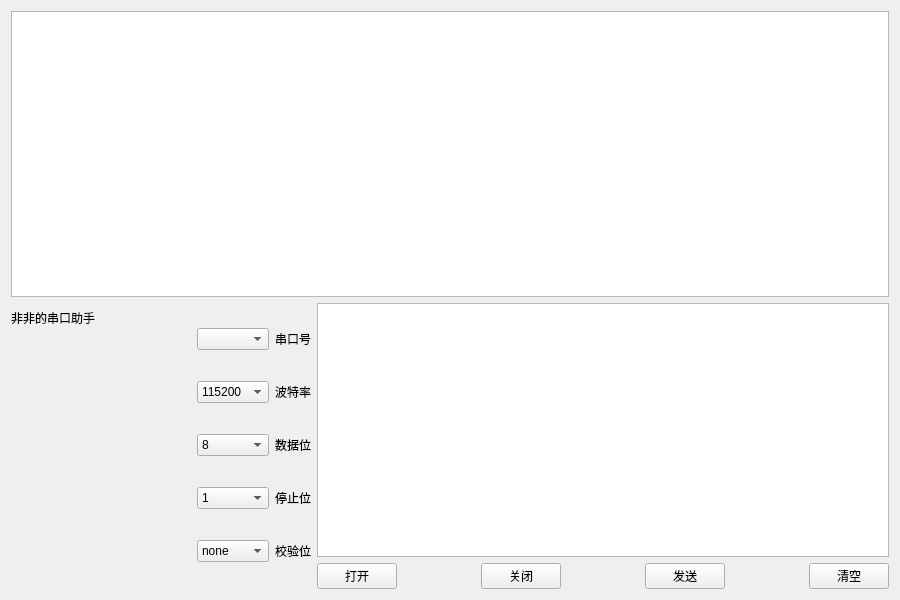
<?xml version="1.0" encoding="UTF-8"?>
<ui version="4.0">
 <class>MyWidget</class>
 <widget class="QWidget" name="MyWidget">
  <property name="geometry">
   <rect>
    <x>0</x>
    <y>0</y>
    <width>900</width>
    <height>600</height>
   </rect>
  </property>
  <property name="windowTitle">
   <string>MyWidget</string>
  </property>
  <layout class="QGridLayout" name="gridLayout_2">
   <item row="0" column="0">
    <widget class="QPlainTextEdit" name="recv_Edit">
     <property name="readOnly">
      <bool>true</bool>
     </property>
    </widget>
   </item>
   <item row="1" column="0">
    <layout class="QHBoxLayout" name="horizontalLayout">
     <item>
      <layout class="QVBoxLayout" name="verticalLayout_3">
       <item>
        <widget class="QLabel" name="label_7">
         <property name="text">
          <string>非非的串口助手</string>
         </property>
        </widget>
       </item>
       <item>
        <widget class="QLabel" name="label_6">
         <property name="minimumSize">
          <size>
           <width>180</width>
           <height>250</height>
          </size>
         </property>
         <property name="styleSheet">
          <string notr="true">border-image: url(:/pic/01.png);</string>
         </property>
         <property name="text">
          <string/>
         </property>
        </widget>
       </item>
      </layout>
     </item>
     <item>
      <layout class="QGridLayout" name="gridLayout">
       <item row="0" column="0">
        <widget class="QComboBox" name="portname_Cb">
         <property name="currentIndex">
          <number>-1</number>
         </property>
        </widget>
       </item>
       <item row="0" column="1">
        <widget class="QLabel" name="label">
         <property name="text">
          <string>串口号</string>
         </property>
         <property name="alignment">
          <set>Qt::AlignCenter</set>
         </property>
        </widget>
       </item>
       <item row="1" column="0">
        <widget class="QComboBox" name="baudrate_Cb">
         <property name="currentIndex">
          <number>3</number>
         </property>
         <item>
          <property name="text">
           <string>2400</string>
          </property>
         </item>
         <item>
          <property name="text">
           <string>4800</string>
          </property>
         </item>
         <item>
          <property name="text">
           <string>9600</string>
          </property>
         </item>
         <item>
          <property name="text">
           <string>115200</string>
          </property>
         </item>
        </widget>
       </item>
       <item row="1" column="1">
        <widget class="QLabel" name="label_2">
         <property name="text">
          <string>波特率</string>
         </property>
         <property name="alignment">
          <set>Qt::AlignCenter</set>
         </property>
        </widget>
       </item>
       <item row="2" column="0">
        <widget class="QComboBox" name="databit_Cb">
         <property name="currentIndex">
          <number>2</number>
         </property>
         <item>
          <property name="text">
           <string>6</string>
          </property>
         </item>
         <item>
          <property name="text">
           <string>7</string>
          </property>
         </item>
         <item>
          <property name="text">
           <string>8</string>
          </property>
         </item>
        </widget>
       </item>
       <item row="2" column="1">
        <widget class="QLabel" name="label_3">
         <property name="text">
          <string>数据位</string>
         </property>
         <property name="alignment">
          <set>Qt::AlignCenter</set>
         </property>
        </widget>
       </item>
       <item row="3" column="0">
        <widget class="QComboBox" name="stopbit_Cb">
         <item>
          <property name="text">
           <string>1</string>
          </property>
         </item>
         <item>
          <property name="text">
           <string>1.5</string>
          </property>
         </item>
         <item>
          <property name="text">
           <string>2</string>
          </property>
         </item>
        </widget>
       </item>
       <item row="3" column="1">
        <widget class="QLabel" name="label_4">
         <property name="text">
          <string>停止位</string>
         </property>
         <property name="alignment">
          <set>Qt::AlignCenter</set>
         </property>
        </widget>
       </item>
       <item row="4" column="0">
        <widget class="QComboBox" name="checkbit_Cb">
         <item>
          <property name="text">
           <string>none</string>
          </property>
         </item>
         <item>
          <property name="text">
           <string>even</string>
          </property>
         </item>
         <item>
          <property name="text">
           <string>odd</string>
          </property>
         </item>
        </widget>
       </item>
       <item row="4" column="1">
        <widget class="QLabel" name="label_5">
         <property name="text">
          <string>校验位</string>
         </property>
         <property name="alignment">
          <set>Qt::AlignCenter</set>
         </property>
        </widget>
       </item>
      </layout>
     </item>
     <item>
      <layout class="QVBoxLayout" name="verticalLayout_2">
       <item>
        <widget class="QPlainTextEdit" name="send_Edit"/>
       </item>
       <item>
        <layout class="QHBoxLayout" name="horizontalLayout_6">
         <item>
          <widget class="QPushButton" name="open_Bt">
           <property name="text">
            <string>打开</string>
           </property>
          </widget>
         </item>
         <item>
          <spacer name="horizontalSpacer">
           <property name="orientation">
            <enum>Qt::Horizontal</enum>
           </property>
           <property name="sizeHint" stdset="0">
            <size>
             <width>40</width>
             <height>20</height>
            </size>
           </property>
          </spacer>
         </item>
         <item>
          <widget class="QPushButton" name="close_Bt">
           <property name="text">
            <string>关闭</string>
           </property>
          </widget>
         </item>
         <item>
          <spacer name="horizontalSpacer_2">
           <property name="orientation">
            <enum>Qt::Horizontal</enum>
           </property>
           <property name="sizeHint" stdset="0">
            <size>
             <width>40</width>
             <height>20</height>
            </size>
           </property>
          </spacer>
         </item>
         <item>
          <widget class="QPushButton" name="send_Bt">
           <property name="text">
            <string>发送</string>
           </property>
          </widget>
         </item>
         <item>
          <spacer name="horizontalSpacer_3">
           <property name="orientation">
            <enum>Qt::Horizontal</enum>
           </property>
           <property name="sizeHint" stdset="0">
            <size>
             <width>40</width>
             <height>20</height>
            </size>
           </property>
          </spacer>
         </item>
         <item>
          <widget class="QPushButton" name="clean_Bt">
           <property name="text">
            <string>清空</string>
           </property>
          </widget>
         </item>
        </layout>
       </item>
      </layout>
     </item>
    </layout>
   </item>
  </layout>
 </widget>
 <resources/>
 <connections/>
</ui>
